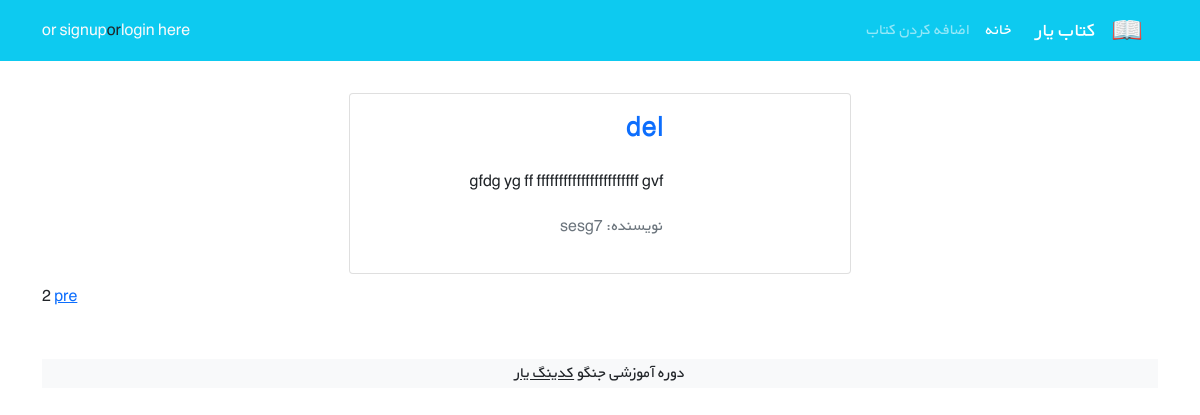
Page /books/?page=2 on the committed database.
### bookha/models.py (models this page shows, shortened)
class Book(models.Model):
    user = models.ForeignKey(get_user_model(), on_delete=models.CASCADE)
    title = models.CharField(max_length=200)
    author = models.CharField(max_length=200)
    desc = models.TextField()
    price = models.DecimalField(max_digits=5, decimal_places=2) # ta 5 ragham save kun ke 2 raghamesh ashaare
    covers = models.ImageField(upload_to='covers/', blank=True)  # pillow nasb shavad ghablesh va setting, urls/config modify shavand
    def get_absolute_url(self):
        return reverse('detail', args=[self.id])

### bookha/views.py (the view)
# urls.py: path('', Booklis.as_view(), name='booklis'),
class Booklis(generic.ListView):
    model = Book
    paginate_by = 2
    template_name = 'bookha/booklist.html'
    context_object_name = 'bookss'

### bookha/templates/bookha/booklist.html (shortened to what this page needs)
{% extends '_base.html' %}
{% block content %}
    <div class="container mt-4">
        <div class="row flex-row-reverse justify-content-md-center">
            {% for book in bookss %}
            <div class="card m-2" style="max-width: 45%">
                <div class="row g-0 h-100" dir="rtl">
                    <div class="col-md-4">
                    </div>
                    <div class="col-md-8 h-100">
                        <div class="d-flex flex-column justify-content-between h-100">
                            <div class="card-body">
                                <a class="text-decoration-none" href="{{ book.get_absolute_url }}"><h3 class="card-title"><strong>{{ book.title }}</strong></h3></a>
                                <p class="card-text pt-3">{{ book.desc|truncatewords:30 }}</p>
                                <p class="text-muted">نویسنده: {{ book.author }}</p>
                            </div>
                        </div>
                    </div>
                </div>
            </div>
            {% endfor %}
        </div>
    </div>
    {{ page_obj.number }}
    {% if page_obj.has_previous %}
        <a href="?page={{ page_obj.previous_page_number }}">pre</a>
    {% endif %}
    <footer class="bg-light text-center text-lg-start mt-5">
        <div class="text-center bg-grey">
            <p>دوره آموزشی جنگو <a class="text-dark" href="https://codingyar.com/" target="_blank">کدینگ یار</a></p>
        </div>
    </footer>
{% endblock %}

### static/css/style.css (style rules this page uses)
* { font-family: 'BYekan', sans-serif; line-height: 1.8rem; }

### rows in the picture
Book: title "del", desc "gfdg yg ff fffffffffffffffffffffff gvf", author "sesg7"

### other values in the picture
{{ page_obj.number }} "2"
